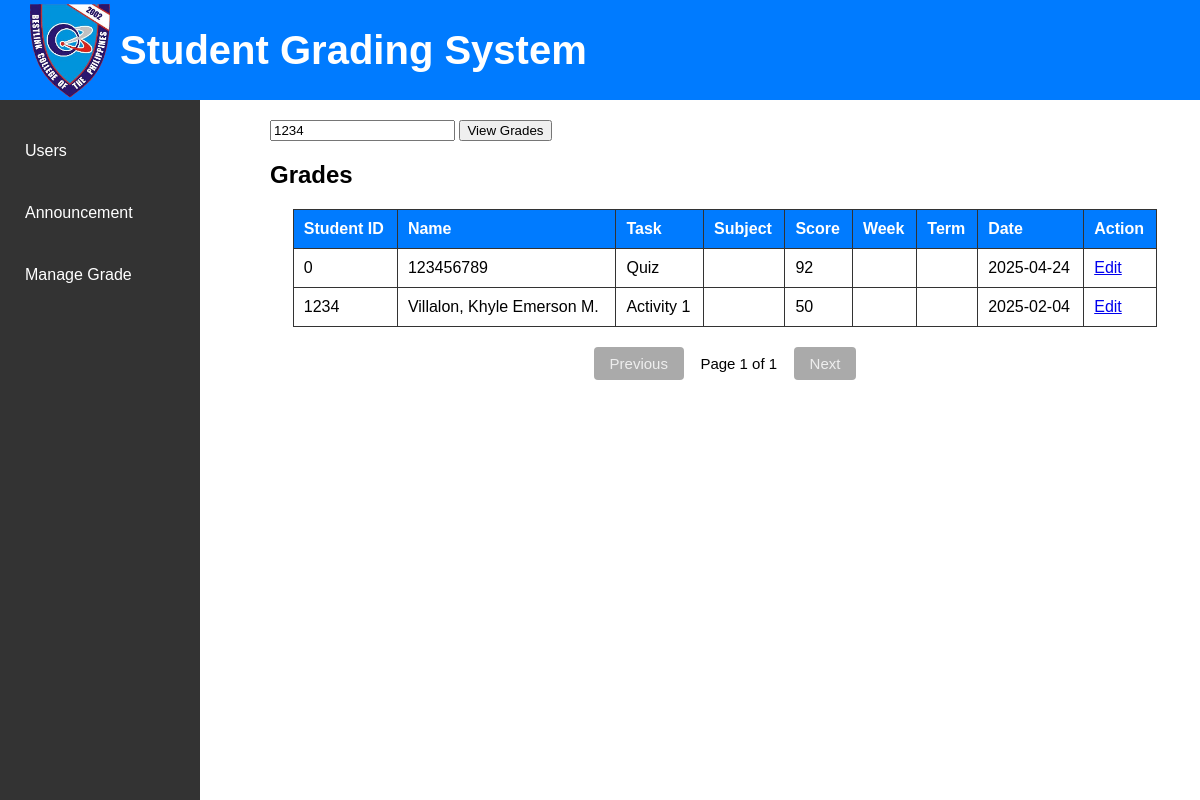
/admin/view.php?id=1234, run on the app's committed database.
### tables this page shows
CREATE TABLE `grades` (
  `student_id` int(20) NOT NULL,
  `student_name` varchar(100) NOT NULL,
  `task_name` varchar(100) NOT NULL,
  `score` int(11) NOT NULL,
  `date` date NOT NULL,
  `week` varchar(20) DEFAULT NULL,
  `term` varchar(20) DEFAULT NULL,
  `subject` varchar(100) DEFAULT NULL
);

### admin/view.php (the view, shortened to what this page needs)
<?php
include "../db.php";
$records_per_page = 20;
$page = isset($_GET['page']) ? max(1, (int)$_GET['page']) : 1;
$offset = ($page - 1) * $records_per_page;
$search = '';
$result = null;
if (isset($_GET['id']) && $_GET['id'] !== '') {
    $search = $_GET['id'];
    $stmt = $conn->prepare("
        SELECT student_id, student_name, task_name, score, week, term, date, subject
          FROM grades
         WHERE student_id = ? OR student_name LIKE ?
         ORDER BY date DESC
         LIMIT ?, ?");
    $like = "%" . $search . "%";
    $stmt->bind_param("ssii", $search, $like, $offset, $records_per_page);
    $stmt->execute();
    $result = $stmt->get_result();
}
if ($search !== '') {
    $count_stmt = $conn->prepare("SELECT COUNT(*) FROM grades WHERE student_id = ? OR student_name LIKE ?");
    $count_like = "%" . $search . "%";
    $count_stmt->bind_param("ss", $search, $count_like);
    $count_stmt->execute();
    $total_rows = $count_stmt->get_result()->fetch_row()[0];
} else {
    $total_stmt = $conn->prepare("SELECT COUNT(*) FROM grades");
    $total_stmt->execute();
    $total_rows = $total_stmt->get_result()->fetch_row()[0];
    $total_stmt->close();
}
$total_pages = max(1, ceil($total_rows / $records_per_page));
?>
<!DOCTYPE html>
<html>
<head>
</head>
<body>
    <h1 class="title"><img src="BCP.png" style="width:100px; height:auto;"> Student Grading System</h1>
    <div class="sidebar">
        <a href="/grading-system/admin/admin.php">Users</a>
        <a href="/grading-system/admin/announcement.php">Announcement</a>
        <a href="/grading-system/admin/view.php">Manage Grade</a>
        <br><br><br><br><br><br><br><br><br><br><br><br>
        <br><br><br><br><br><br><br><br><br><br><br><br><br><br><br><br><br><br>
    </div>
    <div class="main-content">
        <form method="GET" action="view.php">
            <input type="text" name="id" placeholder="Enter your Student ID or Name" value="<?= htmlspecialchars($search) ?>" required>
            <button type="submit">View Grades</button>
        </form>
        <h2>Grades</h2>
        <?php if ($result && $result->num_rows): ?>
        <table>
            <tr>
                <th>Student ID</th><th>Name</th><th>Task</th><th>Subject</th><th>Score</th>
                <th>Week</th><th>Term</th><th>Date</th><th>Action</th>
            </tr>
            <?php while ($row = $result->fetch_assoc()): ?>
            <tr>
                <td><?= htmlspecialchars($row["student_id"]) ?></td>
                <td><?= htmlspecialchars($row["student_name"]) ?></td>
                <td><?= htmlspecialchars($row["task_name"]) ?></td>
                <td><?= htmlspecialchars($row["subject"]) ?></td>
                <td><?= htmlspecialchars($row["score"]) ?></td>
                <td><?= htmlspecialchars($row["week"]) ?></td>
                <td><?= htmlspecialchars($row["term"]) ?></td>
                <td><?= htmlspecialchars($row["date"]) ?></td>
                <td>
                  <a href="edit_grade.php
                    ?id=<?= urlencode($row['student_id']) ?>
                    &task=<?= urlencode($row['task_name']) ?>
                    &week=<?= urlencode(trim($row['week'])) ?>
                    &term=<?= urlencode(trim($row['term'])) ?>
                    &subject=<?= urlencode(trim($row['subject'])) ?>">Edit</a>
                </td>
            </tr>
            <?php endwhile; ?>
        </table>
        <?php else: ?>
          <p style="text-align:center;">No grades found.</p>
        <?php endif; ?>
        <div class="divider" style="text-align:center;margin-top:20px;">
            <a class="pagination-btn<?= $page <= 1 ? ' disabled' : '' ?>"
               href="<?= $page <= 1 ? '#' : '?id=' . urlencode($search) . '&page=' . ($page - 1) ?>"
               <?= $page <= 1 ? 'tabindex="-1" aria-disabled="true"' : '' ?>>Previous</a>
            <span class="pagination-info">Page <?= $page ?> of <?= $total_pages ?></span>
            <a class="pagination-btn<?= $page >= $total_pages ? ' disabled' : '' ?>"
               href="<?= $page >= $total_pages ? '#' : '?id=' . urlencode($search) . '&page=' . ($page + 1) ?>"
               <?= $page >= $total_pages ? 'tabindex="-1" aria-disabled="true"' : '' ?>>Next</a>
        </div>
    </div>
</body>
</html>

### admin/view.php (style rules this page uses)
body { font-family: Arial, sans-serif; margin: 0; }
.title { background-color: #007bff; width: 100%; font-size: 40px; height: 100px; position: fixed; margin-top: -100px; align-items: center; display: flex; padding-left: 20px; color: white; }
.sidebar { width: 200px; background-color: #333; height: 100vh; position: fixed; padding-top: 20px; }
.sidebar a { display: block; color: white; padding: 22px 25px; text-decoration: none; transition: background 0.3s; }
.main-content { margin-top: 100px; margin-left: 250px; padding: 20px; }
table { border-collapse: collapse; width: 95%; margin: auto; }
th, td { border: 1px solid #333; padding: 10px; text-align: left; }
th { background-color: #007bff; color: white; }
.pagination-btn { display: inline-block; margin: 0 2px; padding: 8px 16px; background: #007bff; color: #fff; border-radius: 4px; text-decoration: none; border: none; font-size: 15px; transition: background 0.2s; }
.pagination-btn:disabled, .pagination-btn.disabled { background: #aaa; cursor: not-allowed; pointer-events: none; color: #eee; }
.pagination-info { margin: 0 10px; font-size: 15px; }

### data on the page
grades: student "0", student_name "123456789", task_name "Quiz", score "92", date "2025-04-24"
grades: student "1234", student_name "Villalon, Khyle Emerson M.", task_name "Activity 1", score "50", date "2025-02-04"

### other printed values
$page "1"
$total_pages "1"
